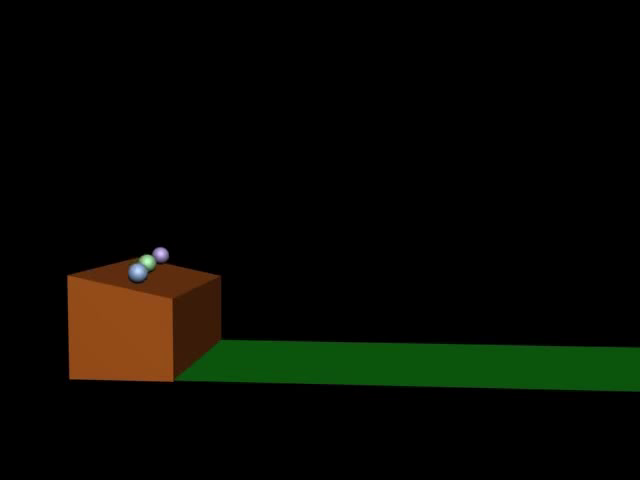
#> input picture frame 12 of cv/tracking/camshift/ball.avi, 640 x 480 px, given in place of Ball_1.avi, which was not available
$ python GetRoi.py
#> lines starting #> are read from the running program, lines starting #| are printed output that depends on the picture
# -*- coding:utf-8 -*-


import cv2
import imutils


ix, iy = -1, -1
w, h = -1, -1
count = 0

cv2.CAP_PROP_FRAME_COUNT
def GetFrame(video):
    """
    GetFrame 做视频帧读取，同时转换视频帧为HSV图
    :param video: 视频文件路径
    :return:
    """
    frames_hsv = []
    frames_gray = []
    frames_color = []
    camera = cv2.VideoCapture(video)  # 读取视频
    count = 1
    while True:
        res, frame = camera.read()
#> frame is the input picture: shape (480, 640, 3); mean B, G, R 2.2, 8.7, 7.2
        if not res:
            print(count)
            break
        frame = imutils.resize(frame, width=500)
#> frame: shape (375, 500, 3)
        frames_color.append(frame)
        count = count + 1
        hsv = cv2.cvtColor(frame, cv2.COLOR_BGR2HSV)    # 转HSV图
#> hsv: shape (375, 500, 3); mean H, S, V 6.5, 31, 11.8
        hsv[hsv[:, :, 1] > 150] = 0   # 重点小技巧，结合了图片的S通道特征，出去和中间小球颜色特征相似的跑道，从而是中间小球跟踪的关键步骤
#> hsv: shape (375, 500, 3); mean H, S, V 0.3, 0.4, 0.4
        gray = cv2.cvtColor(frame, cv2.COLOR_BGR2GRAY)  # 转GRAY图
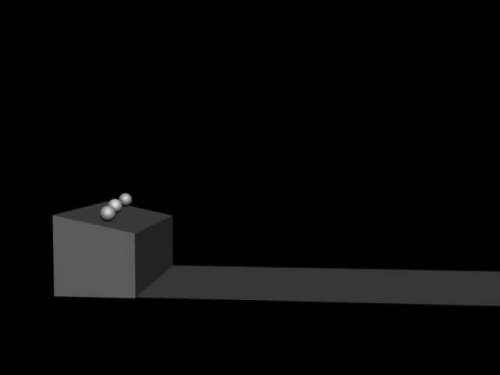
#> gray: shape (375, 500); min 0, max 228, mean 7.5

        frames_hsv.append(hsv)
        frames_gray.append(gray)
    print('done_get_frame')
    camera.release()
    return frames_hsv, frames_gray, frames_color

def Get_ix_iy_w_h(event, x, y, flags, param):
    global ix, iy, w, h, count
    if event == cv2.EVENT_LBUTTONDOWN:
        if count == 0:
            ix, iy = x, y
            count = count + 1
        else:
            w = x - ix
            h = y - iy
            count = 0

def getRoi(frame):
    """
    getRoi 获取目标的位置，大小，使用方法是运行该程序，然后在目标的左上角和右下角各点击一下，然后键盘输入q，即在输出信息中获取target的位置信息
    :param frame: 输入一帧HSV图
    :return:
    """
    global ix, iy, w, h
    cv2.namedWindow('image')
    cv2.setMouseCallback('image', Get_ix_iy_w_h)
    while True:
        cv2.imshow('image', frame)
        k = cv2.waitKey(1) & 0xFF
        if k == ord('q'):
            break
    return iy, ix, h, w  # iy才是真正的ix，ix是iy，同时有h为实际的高，w为实际的宽

if __name__ == '__main__':
    frames, frames_gray, frames_color = GetFrame(r'G:\WindowsDownload\OpenCV\opencv\sources\samples\python\tracking_test\Ball_1.avi')
    getRoi(frames[0])
    print(frames[0].shape)

    print('target:', iy, ix, w, h)
    cv2.rectangle(frames[1], (ix, iy), (ix + w, iy + h), (255, 0, 0), 2)
    cv2.imshow('tt', frames[1])

    cv2.imshow('ttt', frames[1][iy:iy+h, ix:ix+w])
    cv2.waitKey(0)

$ run again, starting later in the video
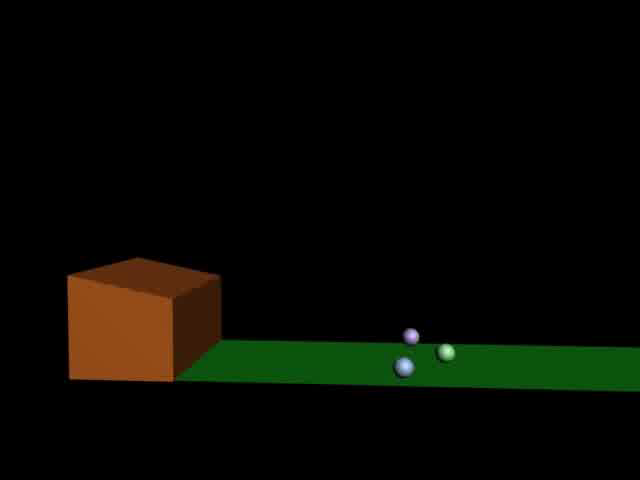
#> input picture frame 54 of cv/tracking/camshift/ball.avi, 640 x 480 px, given in place of Ball_1.avi, which was not available
#> in GetFrame, frame is the input picture: shape (480, 640, 3); mean B, G, R 2.3, 8.6, 7.4
#> frame: shape (375, 500, 3)
#> in GetFrame, `gray = cv2.cvtColor(frame, cv2.COLOR_BGR2GRAY)`:
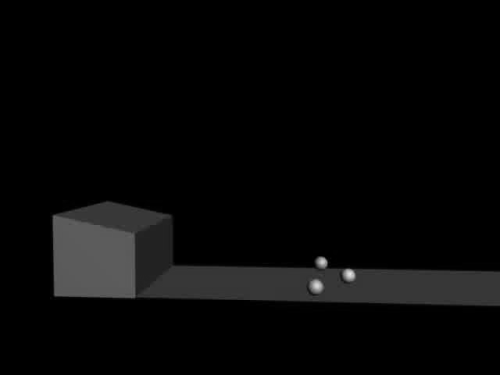
#> gray: shape (375, 500); min 0, max 229, mean 7.5

$ run again, starting later in the video
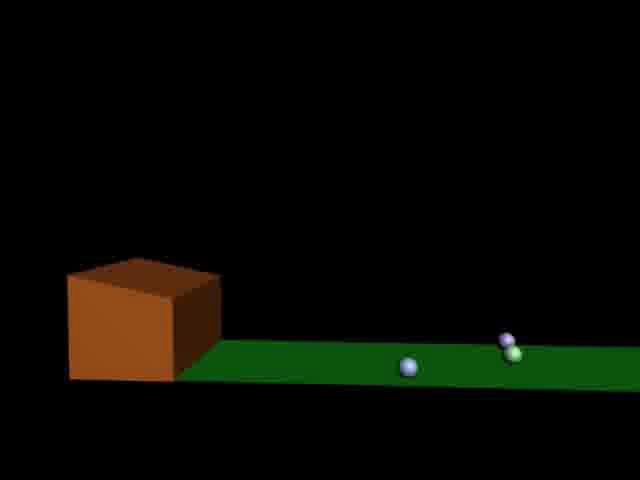
#> input picture frame 96 of cv/tracking/camshift/ball.avi, 640 x 480 px, given in place of Ball_1.avi, which was not available
#> in GetFrame, frame is the input picture: shape (480, 640, 3); mean B, G, R 2.3, 8.6, 7.4
#> frame: shape (375, 500, 3)
#> in GetFrame, `gray = cv2.cvtColor(frame, cv2.COLOR_BGR2GRAY)`:
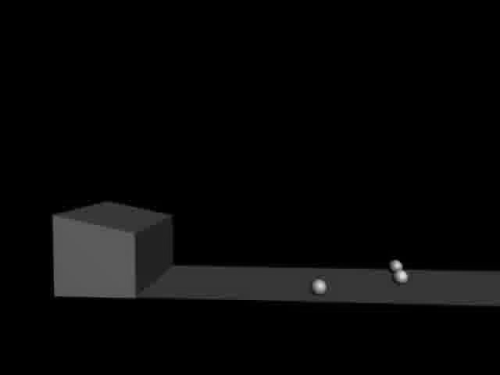
#> gray: shape (375, 500); min 0, max 224, mean 7.5
